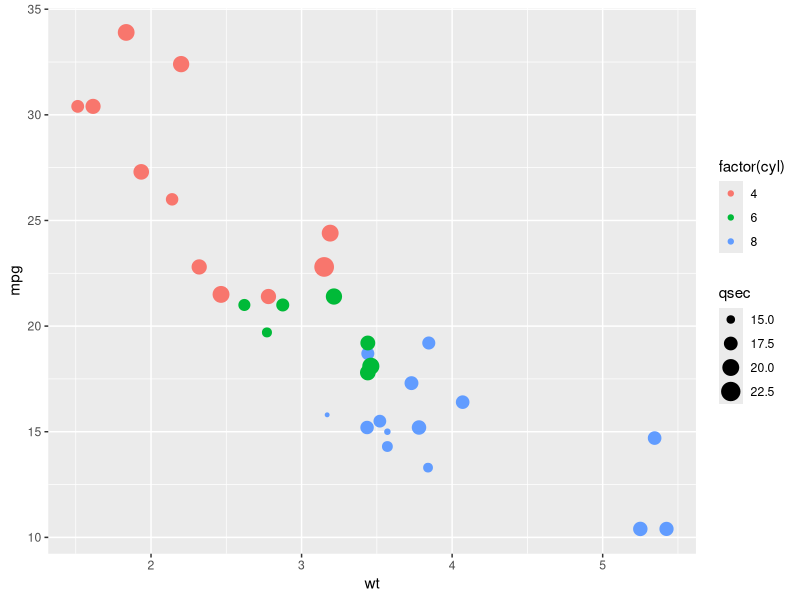
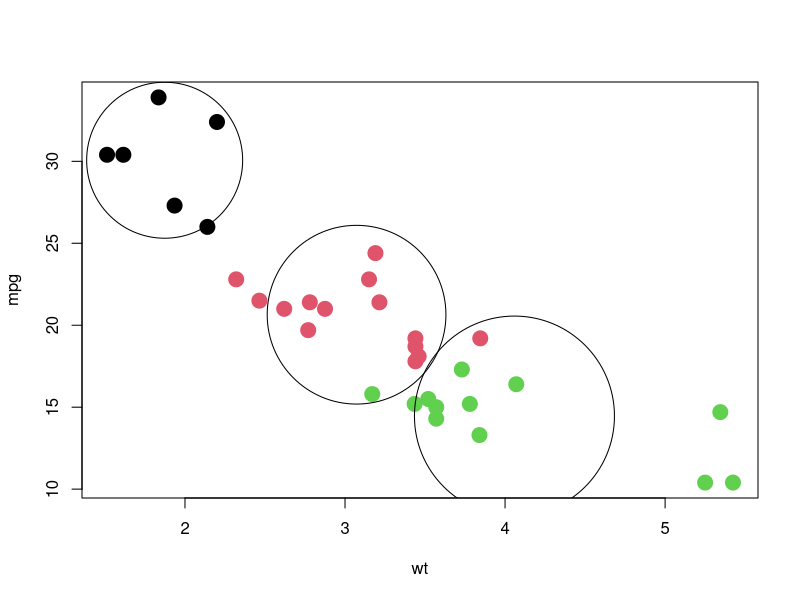

Here is the R script that generated these plots, in order:
## ---- chunk 1
library(ggplot2)
p <- ggplot( mtcars, aes(wt, mpg))
p  + geom_point(aes(colour=factor(cyl), size = qsec))
## ---- chunk 2
mt<-mtcars[,c("wt","mpg")]
mt.km <- kmeans(mt, 3)
plot(mt,col = mt.km$cluster, pch=20, cex=3)
symbols(mt.km$centers, circles = mt.km$withinss,add = T )
